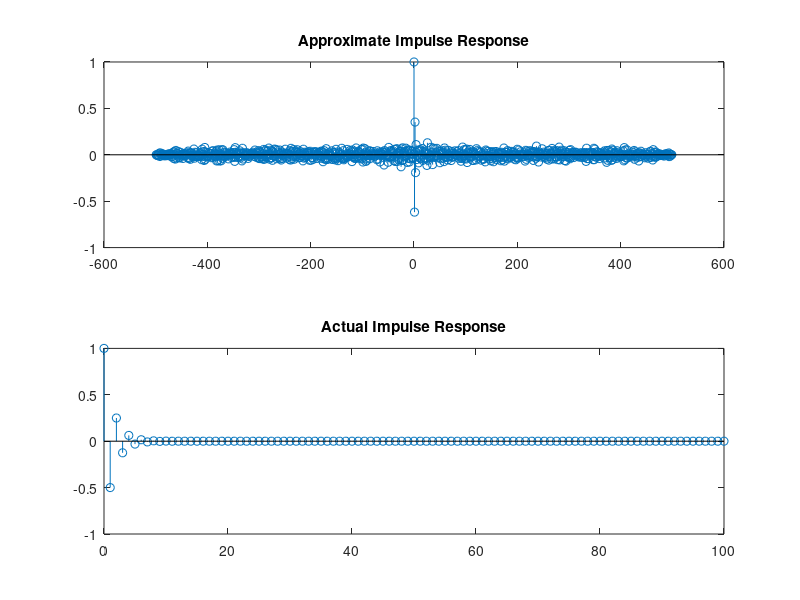

Write MATLAB code to recreate this figure.
N=500;
nr=0:499;
ny=nr;
r=randn(1,N);
y=zeros(size(r));
for n=2:500
    y(n)=r(n)-.6*y(n-1);
end
rr=fliplr(r);
nrr=-fliplr(nr);
Ryr=conv(y,rr);
kmin=ny(1)+nrr(1);
kmax=ny(length(ny))+nrr(length(nrr));
k=kmin:kmax;
subplot(211),stem(k,Ryr/Ryr(N))
title('Approximate Impulse Response')
num=[1 0];
den=[1 0.5];
n=0:100;
x=zeros(size(n));
x(1)=1;
yy=filter(num,den,x);

subplot(212),stem(n,yy)
title('Actual Impulse Response')
